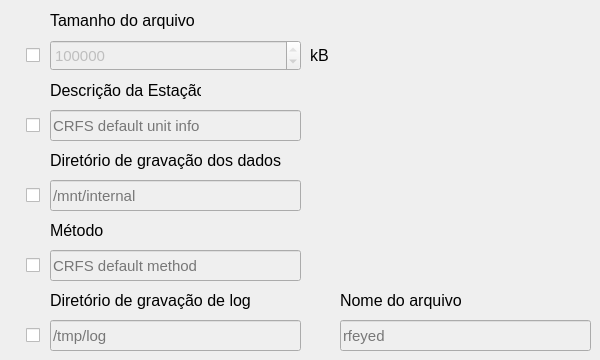
      <widget class="QWidget" name="tab_4">
       <attribute name="title">
        <string>Geral</string>
       </attribute>
       <widget class="QSpinBox" name="conf_tamanho_sbox">
        <property name="enabled">
         <bool>false</bool>
        </property>
        <property name="geometry">
         <rect>
          <x>50</x>
          <y>40</y>
          <width>251</width>
          <height>31</height>
         </rect>
        </property>
        <property name="font">
         <font>
          <pointsize>11</pointsize>
         </font>
        </property>
        <property name="maximum">
         <number>2000000000</number>
        </property>
        <property name="singleStep">
         <number>500</number>
        </property>
        <property name="value">
         <number>1000000</number>
        </property>
       </widget>
       <widget class="QLineEdit" name="conf_estacao_edit">
        <property name="enabled">
         <bool>false</bool>
        </property>
        <property name="geometry">
         <rect>
          <x>50</x>
          <y>110</y>
          <width>251</width>
          <height>31</height>
         </rect>
        </property>
        <property name="font">
         <font>
          <pointsize>11</pointsize>
         </font>
        </property>
        <property name="text">
         <string/>
        </property>
        <property name="placeholderText">
         <string>CRFS default unit info</string>
        </property>
       </widget>
       <widget class="QLineEdit" name="conf_dir_edit">
        <property name="enabled">
         <bool>false</bool>
        </property>
        <property name="geometry">
         <rect>
          <x>50</x>
          <y>180</y>
          <width>251</width>
          <height>31</height>
         </rect>
        </property>
        <property name="font">
         <font>
          <pointsize>11</pointsize>
         </font>
        </property>
        <property name="text">
         <string/>
        </property>
        <property name="placeholderText">
         <string>/mnt/internal</string>
        </property>
       </widget>
       <widget class="QLabel" name="conf_tamanho_label">
        <property name="geometry">
         <rect>
          <x>50</x>
          <y>10</y>
          <width>151</width>
          <height>21</height>
         </rect>
        </property>
        <property name="font">
         <font>
          <pointsize>12</pointsize>
         </font>
        </property>
        <property name="text">
         <string>Tamanho do arquivo </string>
        </property>
       </widget>
       <widget class="QCheckBox" name="conf_tamanho_check">
        <property name="geometry">
         <rect>
          <x>26</x>
          <y>40</y>
          <width>20</width>
          <height>31</height>
         </rect>
        </property>
        <property name="text">
         <string/>
        </property>
       </widget>
       <widget class="QLabel" name="conf_estacao_label">
        <property name="geometry">
         <rect>
          <x>50</x>
          <y>80</y>
          <width>151</width>
          <height>21</height>
         </rect>
        </property>
        <property name="font">
         <font>
          <pointsize>12</pointsize>
         </font>
        </property>
        <property name="text">
         <string>Descrição da Estação</string>
        </property>
       </widget>
       <widget class="QLabel" name="conf_kb_label">
        <property name="geometry">
         <rect>
          <x>310</x>
          <y>40</y>
          <width>41</width>
          <height>31</height>
         </rect>
        </property>
        <property name="font">
         <font>
          <pointsize>12</pointsize>
         </font>
        </property>
        <property name="text">
         <string>kB</string>
        </property>
       </widget>
       <widget class="QCheckBox" name="conf_estacao_check">
        <property name="geometry">
         <rect>
          <x>26</x>
          <y>110</y>
          <width>20</width>
          <height>31</height>
         </rect>
        </property>
        <property name="text">
         <string/>
        </property>
       </widget>
       <widget class="QCheckBox" name="conf_dir_check">
        <property name="geometry">
         <rect>
          <x>26</x>
          <y>180</y>
          <width>20</width>
          <height>31</height>
         </rect>
        </property>
        <property name="text">
         <string/>
        </property>
       </widget>
       <widget class="QLabel" name="conf_dir_label_5">
        <property name="geometry">
         <rect>
          <x>50</x>
          <y>150</y>
          <width>251</width>
          <height>21</height>
         </rect>
        </property>
        <property name="font">
         <font>
          <pointsize>12</pointsize>
         </font>
        </property>
        <property name="text">
         <string>Diretório de gravação dos dados</string>
        </property>
       </widget>
       <widget class="QLabel" name="conf_logdir_label">
        <property name="geometry">
         <rect>
          <x>50</x>
          <y>290</y>
          <width>251</width>
          <height>21</height>
         </rect>
        </property>
        <property name="font">
         <font>
          <pointsize>12</pointsize>
         </font>
        </property>
        <property name="text">
         <string>Diretório de gravação de log</string>
        </property>
       </widget>
       <widget class="QLineEdit" name="conf_logdir_edit">
        <property name="enabled">
         <bool>false</bool>
        </property>
        <property name="geometry">
         <rect>
          <x>50</x>
          <y>320</y>
          <width>251</width>
          <height>31</height>
         </rect>
        </property>
        <property name="font">
         <font>
          <pointsize>11</pointsize>
         </font>
        </property>
        <property name="text">
         <string/>
        </property>
        <property name="placeholderText">
         <string>/tmp/log</string>
        </property>
       </widget>
       <widget class="QCheckBox" name="conf_logdir_check">
        <property name="geometry">
         <rect>
          <x>26</x>
          <y>320</y>
          <width>20</width>
          <height>31</height>
         </rect>
        </property>
        <property name="text">
         <string/>
        </property>
       </widget>
       <widget class="QLineEdit" name="conf_logname_edit">
        <property name="enabled">
         <bool>false</bool>
        </property>
        <property name="geometry">
         <rect>
          <x>340</x>
          <y>320</y>
          <width>251</width>
          <height>31</height>
         </rect>
        </property>
        <property name="font">
         <font>
          <pointsize>11</pointsize>
         </font>
        </property>
        <property name="text">
         <string/>
        </property>
        <property name="placeholderText">
         <string>rfeyed</string>
        </property>
       </widget>
       <widget class="QLabel" name="conf_logname_label">
        <property name="geometry">
         <rect>
          <x>340</x>
          <y>290</y>
          <width>251</width>
          <height>21</height>
         </rect>
        </property>
        <property name="font">
         <font>
          <pointsize>12</pointsize>
         </font>
        </property>
        <property name="text">
         <string>Nome do arquivo</string>
        </property>
       </widget>
       <widget class="QLabel" name="conf_metodo_label">
        <property name="geometry">
         <rect>
          <x>50</x>
          <y>220</y>
          <width>251</width>
          <height>21</height>
         </rect>
        </property>
        <property name="font">
         <font>
          <pointsize>12</pointsize>
         </font>
        </property>
        <property name="text">
         <string>Método</string>
        </property>
       </widget>
       <widget class="QLineEdit" name="conf_metodo_edit">
        <property name="enabled">
         <bool>false</bool>
        </property>
        <property name="geometry">
         <rect>
          <x>50</x>
          <y>250</y>
          <width>251</width>
          <height>31</height>
         </rect>
        </property>
        <property name="font">
         <font>
          <pointsize>11</pointsize>
         </font>
        </property>
        <property name="text">
         <string/>
        </property>
        <property name="placeholderText">
         <string>CRFS default method</string>
        </property>
       </widget>
       <widget class="QCheckBox" name="conf_metodo_check">
        <property name="geometry">
         <rect>
          <x>26</x>
          <y>250</y>
          <width>20</width>
          <height>31</height>
         </rect>
        </property>
        <property name="text">
         <string/>
        </property>
       </widget>
      </widget>
